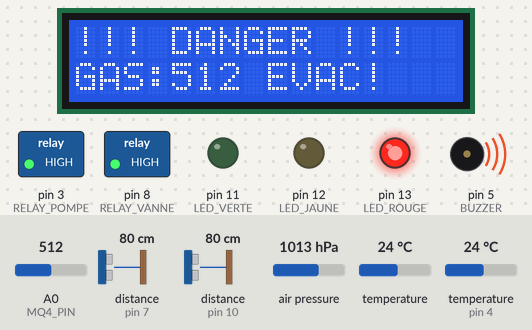
A sketch run on a simulated Arduino Uno, built with avr-gcc and run on an emulated ATmega328P. On the bench: 16×2 character LCD, switched loads named in the sketch (green lamp = pin HIGH), output pins drawn as LEDs (lit = HIGH), buzzer (waves = sounding). Wiring (inferred from the names in the program): 2 × ultrasonic range finder: trigger pin 6, echo pin 7 / trigger pin 9, echo pin 10. Inputs (shaded band) come from the test bench; at power-on: A0 (MQ4_PIN) = 512, air pressure 1013 hPa, distance to the obstacle (sensors on pin 7, pin 10) 80 cm, temperature 24 °C, temperature (sensor on pin 4) 24 °C. The echo pulse lasts 58.3 µs per cm; pins used as bus, display or sensor lines are not drawn; what the sketch prints to the serial monitor is not drawn.

Above: at 5.1 s.
5.2 s: A0 (MQ4_PIN) set to 312
At 8.9 s:
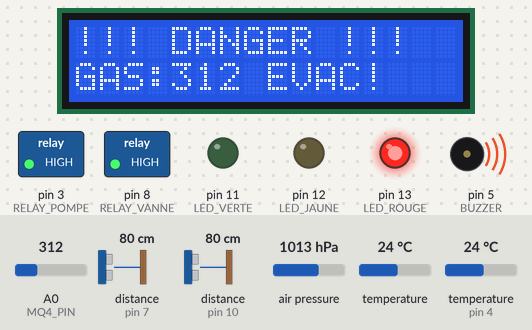
9.2 s: A0 (MQ4_PIN) set to 286
At 11.6 s:
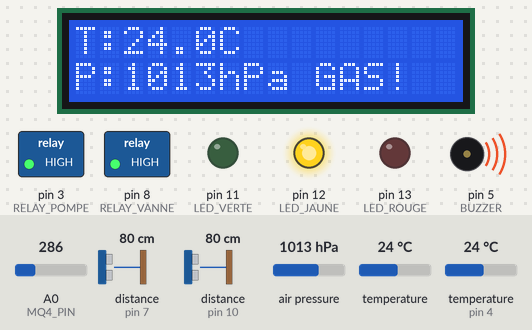
13.5 s: A0 (MQ4_PIN) set to 163
17.8 s: A0 (MQ4_PIN) set to 138
At 21.4 s:
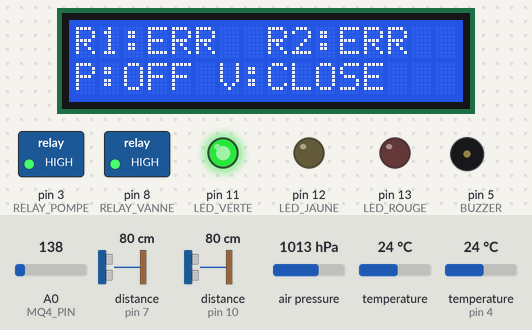
21.7 s: air pressure set to 952 hPa
At 24.4 s:
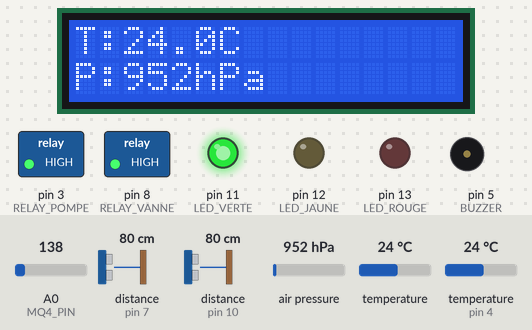
24.9 s: distance to the obstacle (sensor on pin 7) set to 45 cm
28.0 s: distance to the obstacle (sensor on pin 7) set to 36 cm
At 33.8 s:
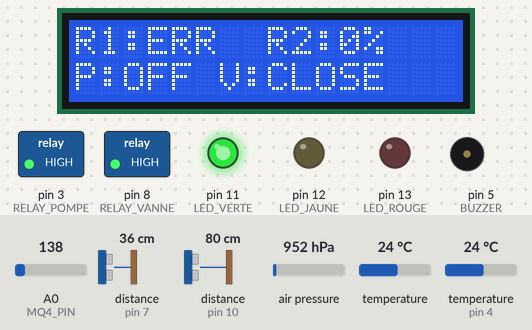
Timing chart, 0 to 35.3 s (numbered marks = the images above; inputs shaded):
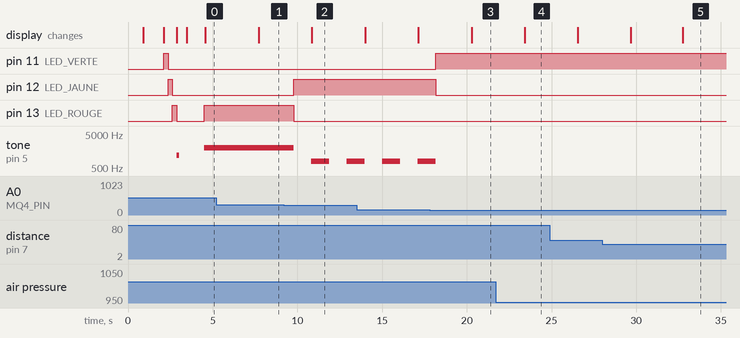

Measured:
- the behaviour switches between 300 and 299 on A0 (MQ4_PIN) (found by bisection; images 1 and 2)
- the behaviour switches between 150 and 149 on A0 (MQ4_PIN) (found by bisection; images 2 and 3)
- the behaviour switches between 41 and 40 cm on distance to the obstacle (sensor on pin 7) (found by bisection; images 4 and 5)
- after the input at 5.2 s, the display: changes after 2.5 s (image 1)
- after the input at 9.2 s, pin 12 (LED_JAUNE): LOW → HIGH after 0.58 s; pin 13 (LED_ROUGE): HIGH → LOW after 0.58 s; tone on pin 5 (BUZZER): alternates 800 Hz for 1.1 s and silent for 1.0 s, starting after 0.58 s; the display: changes after 1.7 s (image 2)
- after the input at 17.8 s, pin 11 (LED_VERTE): LOW → HIGH after 0.37 s; pin 12 (LED_JAUNE): HIGH → LOW after 0.37 s; tone on pin 5 (BUZZER): goes on until 18.2 s, then stays silent
- after the input at 21.7 s, the display: changes after 1.7 s (image 4)
- after the input at 28.0 s, the display: first differs from a run without the input after 4.8 s (image 5)

The sketch:

gnl_main.ino
```cpp
/*
====================================================
  PROTOTYPE IoT GNL — Arduino Uno
  Projet fin d'études M2 RSID 2025-2026
====================================================

CÂBLAGE (hardware validé) :
  D3  → Relais K1   Pompe       (LOW = ON, HIGH = OFF)
  D8  → Relais K2   Electrovanne(LOW = OPEN, HIGH = CLOSE)
  D4  → DS18B20     Data        (+ résistance 4.7 kΩ vers 5V)
  D5  → Buzzer      PWM
  D6  → HC-SR04 R2  TRIG
  D7  → HC-SR04 R2  ECHO
  D9  → HC-SR04 R1  TRIG
  D10 → HC-SR04 R1  ECHO
  D11 → LED Verte   (+ 220 Ω)  NORMAL
  D12 → LED Jaune   (+ 220 Ω)  ALERTE
  D13 → LED Rouge   (+ 220 Ω)  DANGER
  A0  → MQ-4        AOUT
  A4  → SDA   LCD I2C + BMP280
  A5  → SCL   LCD I2C + BMP280

LOGIQUE DE DISTRIBUTION :
  R1 >= 80%  ->  Pompe ON   (transfère R1 vers R2)
  R1 <  20%  ->  Pompe OFF  (protection cavitation)
  R2 >= 95%  ->  Vanne OPEN (draine R2 vers extérieur)
  R2 <  70%  ->  Vanne CLOSE(retour niveau normal)
  R2 >= 95%  ->  Pompe OFF aussi (pas remplir R2 plein)

LED + BUZZER selon MQ-4 :
  MQ4 < 150  : LED verte  | silence
  150-299    : LED jaune  | bip intermittent (alarme moyenne)
  >= 300     : LED rouge  | buzzer continu (alarme danger)

FORMAT JSON vers Raspberry Pi (toutes les 2 s) :
  {"n1":82,"n2":34,"t1":22.3,"t2":-127,"p":1013.2,"g":145,"pump":0,"valve":0,"err":0}
  t2 = -127 (1 seul DS18B20)

Bitmask "err" :
  bit0 = HC-SR04 R1  bit1 = HC-SR04 R2  bit2 = DS18B20  bit4 = BMP280

Commandes recues depuis Raspberry Pi :
  CMD:PUMP_ON / CMD:PUMP_OFF
  CMD:VALVE_OPEN / CMD:VALVE_CLOSE
  CMD:ESD
  RISK:<0-100>  -> score risque IA affiché sur LCD
====================================================
*/

#include <Wire.h>
#include <LiquidCrystal_I2C.h>
#include <Adafruit_Sensor.h>
#include <Adafruit_BMP280.h>
#include <OneWire.h>
#include <DallasTemperature.h>

// ── Broches ───────────────────────────────────────────────────────────────────
#define TRIG1         9
#define ECHO1        10
#define TRIG2         6
#define ECHO2         7
#define BUZZER        5
#define MQ4_PIN      A0
#define RELAY_POMPE   3    // LOW = pompe ON
#define RELAY_VANNE   8    // LOW = vanne OPEN

#define LED_VERTE    11
#define LED_JAUNE    12
#define LED_ROUGE    13

#define ONE_WIRE_BUS  4    // DS18B20 unique

// ── Seuils gaz MQ-4 ──────────────────────────────────────────────────────────
#define MQ4_NORMAL  150
#define MQ4_ALERTE  300
#define MQ4_DANGER  450    // ESD local immédiat

// ── Configuration réservoirs ──────────────────────────────────────────────────
#define HAUTEUR_R1   13.0   // cm (mesurer capteur -> fond réservoir vide)
#define HAUTEUR_R2   13.0   // cm

// Seuils pompe (R1)
#define POMPE_ON    80    // % R1 trop plein -> pompe ON
#define POMPE_OFF   20    // % R1 trop vide  -> pompe OFF (protection)

// Seuils vanne (R2)
#define VANNE_OPEN  95    // % R2 trop plein -> vanne OPEN
#define VANNE_CLOSE 70    // % R2 normal     -> vanne CLOSE

// ── Intervalles non-bloquants (ms) ───────────────────────────────────────────
#define INTERVAL_SENSORS  500
#define INTERVAL_JSON    2000
#define INTERVAL_LCD     3000
#define BUZZ_ON_MS        120
#define BUZZ_OFF_MS       380

// ── Objets ───────────────────────────────────────────────────────────────────
LiquidCrystal_I2C lcd(0x27, 16, 2);

Adafruit_BMP280 bmp;
bool  bmpOk          = false;
float lastValidTemp  = 25.0;
float lastValidPress = 1013.0;

OneWire oneWire(ONE_WIRE_BUS);
DallasTemperature ds18b20(&oneWire);
bool dsOk = false;

// ── Variables d'état ─────────────────────────────────────────────────────────
float   niveau1   = 50.0;
float   niveau2   = 50.0;
float   rawDist1  = -1;
float   rawDist2  = -1;
float   tempDS    = -127.0;
float   tempBMP   = 25.0;
float   pressBMP  = 1013.0;
int     gasValue  = 0;
uint8_t sensorErrors = 0;

bool    pumpON   = false;
bool    valveON  = false;    // true = vanne ouverte

// ── Contrôle IA ───────────────────────────────────────────────────────────────
bool          aiOverride       = false;
unsigned long aiOverrideExpiry = 0;
int           aiRisk           = 0;

// ── Timers non-bloquants ─────────────────────────────────────────────────────
unsigned long lastSensors = 0;
unsigned long lastJson    = 0;
unsigned long lastLcd     = 0;
unsigned long lastBuzz    = 0;
bool          buzzState   = false;
int           lcdPage     = 0;

// =============================================================================
// LECTURE DISTANCE HC-SR04 — médiane de 5 lectures pour stabilité
// =============================================================================
float readDistanceSafe(int trig, int echo) {
  float buf[5];
  int   n = 0;

  for (int i = 0; i < 5; i++) {
    digitalWrite(trig, LOW);
    delayMicroseconds(2);
    digitalWrite(trig, HIGH);
    delayMicroseconds(10);
    digitalWrite(trig, LOW);

    long dur = pulseIn(echo, HIGH, 25000);   // timeout 25ms → max ~4m
    if (dur > 0) {
      float d = dur * 0.034f / 2.0f;
      if (d >= 0.5f && d < 40.0f) {          // 0.5 cm min, 40 cm max
        buf[n++] = d;
      }
    }
    delay(15);                               // 15 ms entre chaque pulse
  }

  if (n < 2) return -1.0f;                  // trop peu de lectures valides

  // tri à bulles pour trouver la médiane (5 éléments max → rapide)
  for (int i = 0; i < n - 1; i++)
    for (int j = i + 1; j < n; j++)
      if (buf[j] < buf[i]) { float t = buf[i]; buf[i] = buf[j]; buf[j] = t; }

  return buf[n / 2];                        // valeur centrale = médiane
}

float distToNiveau(float dist, float hauteur) {
  if (dist < 0) return -1.0f;
  return constrain(((hauteur - dist) / hauteur) * 100.0f, 0.0f, 100.0f);
}

// =============================================================================
// LECTURE BMP280
// =============================================================================
void readBMP280() {
  if (!bmpOk) { sensorErrors |= 0x10; return; }

  float tt = bmp.readTemperature();
  float pp = bmp.readPressure() / 100.0f;

  if (tt > -40 && tt < 80 && pp > 300 && pp < 1100) {
    lastValidTemp  = tt;
    lastValidPress = pp;
    tempBMP  = tt;
    pressBMP = pp;
  } else {
    sensorErrors |= 0x10;
    tempBMP  = lastValidTemp;
    pressBMP = lastValidPress;
  }
}

// =============================================================================
// LECTURE CAPTEURS
// =============================================================================
void readAllSensors() {
  sensorErrors = 0;

  rawDist1 = readDistanceSafe(TRIG1, ECHO1);
  if (rawDist1 < 0) { sensorErrors |= 0x01; }
  else              { niveau1 = distToNiveau(rawDist1, HAUTEUR_R1); }

  delay(60);  // anti-diaphonie entre les deux HC-SR04

  rawDist2 = readDistanceSafe(TRIG2, ECHO2);
  if (rawDist2 < 0) { sensorErrors |= 0x02; }
  else              { niveau2 = distToNiveau(rawDist2, HAUTEUR_R2); }

  if (dsOk) {
    ds18b20.requestTemperatures();
    float t = ds18b20.getTempCByIndex(0);
    if (t == -127.0f || t == 85.0f) { sensorErrors |= 0x04; }
    else                              { tempDS = t; }
  } else {
    sensorErrors |= 0x04;
  }

  readBMP280();
  gasValue = analogRead(MQ4_PIN);
}

// =============================================================================
// ACTIONNEURS
// =============================================================================
void setPump(bool on) {
  pumpON = on;
  digitalWrite(RELAY_POMPE, on ? LOW : HIGH);
}

void setValve(bool open) {
  valveON = open;
  digitalWrite(RELAY_VANNE, open ? LOW : HIGH);
}

void triggerESD() {
  setPump(false);
  setValve(false);
  aiOverride       = true;
  aiOverrideExpiry = millis() + 10000UL;
  digitalWrite(LED_VERTE, LOW);
  digitalWrite(LED_JAUNE, LOW);
  digitalWrite(LED_ROUGE, HIGH);
  for (int i = 0; i < 3; i++) {
    tone(BUZZER, 2800); delay(150);
    noTone(BUZZER);     delay(100);
  }
  tone(BUZZER, 2800);
  lcd.clear();
  lcd.setCursor(0, 0); lcd.print(F("!! ESD URGENCE !!"));
  lcd.setCursor(0, 1); lcd.print(F("POMPE+VANNE OFF "));
}

// =============================================================================
// LEDs
// =============================================================================
void updateLeds() {
  if (gasValue >= MQ4_ALERTE) {
    digitalWrite(LED_VERTE, LOW); digitalWrite(LED_JAUNE, LOW); digitalWrite(LED_ROUGE, HIGH);
  } else if (gasValue >= MQ4_NORMAL) {
    digitalWrite(LED_VERTE, LOW); digitalWrite(LED_JAUNE, HIGH); digitalWrite(LED_ROUGE, LOW);
  } else {
    digitalWrite(LED_VERTE, HIGH); digitalWrite(LED_JAUNE, LOW); digitalWrite(LED_ROUGE, LOW);
  }
}

// =============================================================================
// BUZZER non-bloquant
// =============================================================================
void updateBuzzer(unsigned long now) {
  if (gasValue >= MQ4_ALERTE) {
    tone(BUZZER, 2000); buzzState = true;
  } else if (gasValue >= MQ4_NORMAL) {
    unsigned long p = buzzState ? (unsigned long)BUZZ_ON_MS : (unsigned long)BUZZ_OFF_MS;
    if (now - lastBuzz >= p) {
      lastBuzz  = now;
      buzzState = !buzzState;
      if (buzzState) tone(BUZZER, 800); else noTone(BUZZER);
    }
  } else {
    noTone(BUZZER); buzzState = false; lastBuzz = now;
  }
}

// =============================================================================
// DISTRIBUTION AUTOMATIQUE
//
//   R1 >= 80%  -> Pompe ON  (transfère R1 -> R2)
//   R1 <  20%  -> Pompe OFF (protection cavitation)
//   R2 >= 95%  -> Vanne OPEN (draine R2) + Pompe OFF
//   R2 <  70%  -> Vanne CLOSE
// =============================================================================
void autoDistribution() {
  if (aiOverride && millis() < aiOverrideExpiry) return;
  aiOverride = false;

  if (gasValue >= MQ4_DANGER) { setPump(false); setValve(false); return; }
  if (sensorErrors & 0x03)    { setPump(false); setValve(false); return; }

  // ── Électrovanne R2 ──────────────────────────────────────────────
  if (niveau2 >= VANNE_OPEN)        setValve(true);
  else if (niveau2 < VANNE_CLOSE)   setValve(false);

  // ── Pompe R1 -> R2 ───────────────────────────────────────────────
  // Ne pas pomper si R2 déjà plein (vanne ouverte = drain en cours)
  if (valveON || niveau2 >= VANNE_OPEN) {
    setPump(false);
  } else if (niveau1 >= POMPE_ON)  {
    setPump(true);
  } else if (niveau1 < POMPE_OFF)  {
    setPump(false);
  }
}

// =============================================================================
// LCD (2 pages, non-bloquant)
// =============================================================================
void updateLCD(unsigned long now) {
  if (now - lastLcd < INTERVAL_LCD) return;
  lastLcd = now;
  lcdPage = 1 - lcdPage;

  lcd.clear();

  if (gasValue >= MQ4_ALERTE) {
    lcd.setCursor(0, 0); lcd.print(F("!!! DANGER !!!  "));
    lcd.setCursor(0, 1);
    lcd.print(F("GAS:")); lcd.print(gasValue); lcd.print(F(" EVAC!  "));
    return;
  }

  if (lcdPage == 0) {
    // Page 1 : niveaux + actionneurs
    lcd.setCursor(0, 0);
    if (sensorErrors & 0x01) lcd.print(F("R1:ERR  "));
    else { lcd.print(F("R1:")); lcd.print((int)niveau1); lcd.print(F("% ")); }
    if (sensorErrors & 0x02) lcd.print(F("R2:ERR"));
    else { lcd.print(F("R2:")); lcd.print((int)niveau2); lcd.print(F("%")); }

    lcd.setCursor(0, 1);
    lcd.print(pumpON ? F("P:ON ") : F("P:OFF"));
    lcd.print(valveON ? F(" V:OPEN ") : F(" V:CLOSE"));
  } else {
    // Page 2 : température + pression + risque IA
    lcd.setCursor(0, 0);
    if (sensorErrors & 0x04) lcd.print(F("T:ERR       "));
    else { lcd.print(F("T:")); lcd.print(tempDS, 1); lcd.print(F("C ")); }
    if (aiRisk > 0) { lcd.print(F("R:")); lcd.print(aiRisk); lcd.print(F("%")); }

    lcd.setCursor(0, 1);
    if (sensorErrors & 0x10) lcd.print(F("P:ERR           "));
    else { lcd.print(F("P:")); lcd.print(pressBMP, 0); lcd.print(F("hPa ")); }
    if (gasValue >= MQ4_NORMAL) lcd.print(F("GAS!"));
  }
}

// =============================================================================
// JSON vers Raspberry Pi
// =============================================================================
void sendJSON(unsigned long now) {
  if (now - lastJson < INTERVAL_JSON) return;
  lastJson = now;

  Serial.print(F("{\"n1\":")); Serial.print((int)niveau1);
  Serial.print(F(",\"n2\":")); Serial.print((int)niveau2);
  Serial.print(F(",\"t1\":"));
  if (sensorErrors & 0x04) Serial.print(-127);
  else                       Serial.print(tempDS, 1);
  Serial.print(F(",\"t2\":")); Serial.print(-127);
  Serial.print(F(",\"p\":"));  Serial.print(pressBMP, 1);
  Serial.print(F(",\"g\":"));  Serial.print(gasValue);
  Serial.print(F(",\"pump\":")); Serial.print(pumpON  ? 1 : 0);
  Serial.print(F(",\"valve\":")); Serial.print(valveON ? 1 : 0);
  Serial.print(F(",\"err\":")); Serial.print(sensorErrors);
  Serial.println(F("}"));
}

// =============================================================================
// COMMANDES DEPUIS RASPBERRY PI
// =============================================================================
void readCommands() {
  if (!Serial.available()) return;
  String cmd = Serial.readStringUntil('\n');
  cmd.trim();

  if      (cmd == F("CMD:PUMP_ON"))    { aiOverride = true; aiOverrideExpiry = millis() + 10000UL; setPump(true);   }
  else if (cmd == F("CMD:PUMP_OFF"))   { aiOverride = true; aiOverrideExpiry = millis() + 10000UL; setPump(false);  }
  else if (cmd == F("CMD:VALVE_OPEN")) { aiOverride = true; aiOverrideExpiry = millis() + 10000UL; setValve(true);  }
  else if (cmd == F("CMD:VALVE_CLOSE")){ aiOverride = true; aiOverrideExpiry = millis() + 10000UL; setValve(false); }
  else if (cmd == F("CMD:ESD"))        { triggerESD(); }
  else if (cmd.startsWith(F("RISK:"))) { aiRisk = cmd.substring(5).toInt(); }
}

// =============================================================================
// SETUP
// =============================================================================
void setup() {
  Serial.begin(9600);
  Wire.begin();

  lcd.init();
  lcd.backlight();
  lcd.setCursor(0, 0);
  lcd.print(F("GNL STARTUP...  "));
  delay(800);

  pinMode(TRIG1,       OUTPUT); pinMode(ECHO1, INPUT);
  pinMode(TRIG2,       OUTPUT); pinMode(ECHO2, INPUT);
  pinMode(BUZZER,      OUTPUT);
  pinMode(RELAY_POMPE, OUTPUT); digitalWrite(RELAY_POMPE, HIGH); // pompe OFF
  pinMode(RELAY_VANNE, OUTPUT); digitalWrite(RELAY_VANNE, HIGH); // vanne CLOSE
  pinMode(LED_VERTE,   OUTPUT);
  pinMode(LED_JAUNE,   OUTPUT);
  pinMode(LED_ROUGE,   OUTPUT);

  ds18b20.begin();
  dsOk = (ds18b20.getDeviceCount() > 0);

  bmpOk = bmp.begin(0x76);
  if (!bmpOk) bmpOk = bmp.begin(0x77);

  lcd.clear();
  lcd.setCursor(0, 0);
  lcd.print(dsOk  ? F("DS:OK  ") : F("DS:ERR "));
  lcd.print(bmpOk ? F("BMP:OK") : F("BMP:ERR"));
  delay(1200);
  lcd.clear();

  digitalWrite(LED_VERTE, HIGH); delay(250); digitalWrite(LED_VERTE, LOW);
  digitalWrite(LED_JAUNE, HIGH); delay(250); digitalWrite(LED_JAUNE, LOW);
  digitalWrite(LED_ROUGE, HIGH); delay(250); digitalWrite(LED_ROUGE, LOW);
  tone(BUZZER, 1200, 150);

  lcd.setCursor(0, 0);
  lcd.print(F("Systeme pret !  "));
  delay(600);
  lcd.clear();

  Serial.println(F("=== GNL PRET ==="));
}

// =============================================================================
// LOOP — entièrement non-bloquant
// =============================================================================
void loop() {
  unsigned long now = millis();

  if (now - lastSensors >= INTERVAL_SENSORS) {
    lastSensors = now;
    readAllSensors();
    updateLeds();

    if (gasValue >= MQ4_DANGER) {
      setPump(false); setValve(false);
      aiOverride       = true;
      aiOverrideExpiry = millis() + 10000UL;
    } else {
      autoDistribution();
    }
  }

  updateBuzzer(now);
  updateLCD(now);
  sendJSON(now);
  readCommands();
}
```
